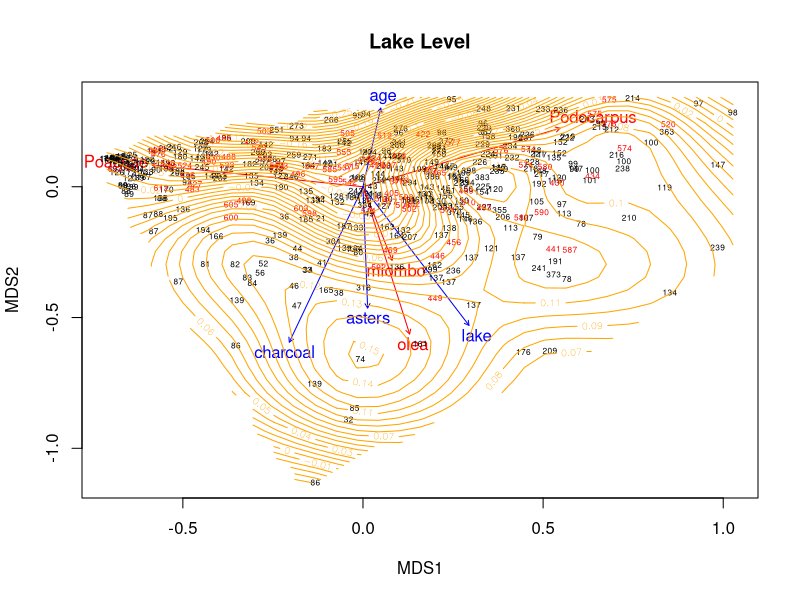

This figure's R source:
rm(list = ls())
graphics.off()

library(vegan)
library(MASS)
# load the pollen data
poln.full <- read.csv("./data/20200626_pollen.csv")

# load interpolated data generated by code from Malawi_interpolation.R
# choose which interpolation method to use:
## linearly interpolated data:
lake.full <- read.csv("./data/lake_linterp.csv")
char.full <- read.csv("./data/char_linterp.csv")

## Krig interpolated data:
lake.full <- read.csv("./data/lake_Krig.csv")
char.full <- read.csv("./data/char_Krig.csv")

# split the loaded data to mix and match as needed
age <- lake.full[,"age"] # everything should have the same ages
char <- char.full[,"charcoal"]
lake <- -1*lake.full[,"lake"]
poln <- poln.full[,c("Poaceae", "Podocarpus", "miombo", "olea")]
astr <- poln.full[,"asters"]

# a data.frame of data to be used in the vector fit
to.be.fit <- data.frame("age" = age,
                        "charcoal" = char,
                        "lake" = lake,
                        "asters" = astr)

# scale and center the datasets
poln.std <- vegan::decostand(x = poln,
                             method = "chi.square") # approximates chisquare distance
to.be.fit.std <- scale(x = to.be.fit)

# make distance matrices
poln.dist <- dist(poln.std)
#poln.dist <- vegdist(poln, method = "canberra")

# don't need this. The "to be fit data" does not need to be a D matrix.
#to.be.fit.dist <- dist(to.be.fit.std, method = "canberra")

# make the pollen ordination
poln.ord <- cmdscale(d = poln.dist, k = 2, eig = T, add = F, x.ret = F)

#############################
#	NMDS
poln.ord<- metaMDS(poln.ord$points, k=2, distance='euclidean', autotransform=F)
#poln.ord<-isoMDS(poln.dist, y = cmdscale(d = poln.dist, k = 2, eig = T, add = F, x.ret = F)$points, k = 2, maxit = 50, trace = TRUE,
#       tol = 1e-3, p = 2)

#Shepard(poln.dist, poln.ord, p = 2)

###########################

# do the vector fit(s) of the data to our ordination
poln.fit <- vegan::envfit(ord = poln.ord,
                          env = poln.std,
                          permutaions = 10000)
add.fit <- vegan::envfit(ord = poln.ord,
                         env = to.be.fit.std,
                         permutaions = 10000)

# plot the results of the vector fits
  # color ages > 400 in red
    col<-rep("black", length(age))
    col[which(age>=400)]<-"red"
##########################################
plot(poln.ord$points, pch = 16, type="n")
plot(poln.fit, col = "red")
plot(add.fit, col = "blue")
text(poln.ord$points, labels=round(age), cex=.5, col=col)
# ordination surfaces
# ordisurf(x = poln.ord, y = age, main = "Age (kyr)", add=TRUE, col="orange", nlevels = 50
#         , knots=300)
# ordisurf(x = poln.ord, y = char, main = "Charcoal", add=TRUE, col="gray", nlevels = 50)
ordisurf(x = poln.ord, y = lake, main = "Lake Level", add=TRUE, col="orange", nlevels = 50
         , knots=30)
#ordisurf(x = poln.ord, y = astr, main = "Asteraceae")
